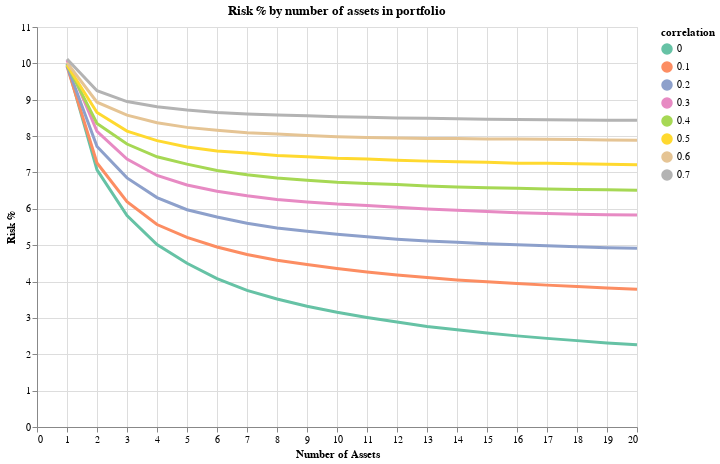

Write notebook code for a chart like this one.
### Markdown cell above
Let's see how diversification benefits a portfolio with assets that have a risk level of 10%.

### Code cell
plot_risk_level(simulated_data, 10)

### Figure 1 — Vega-Lite specification as saved in the notebook (floating-point values rounded to 4 significant figures; data arrays with more than 128 entries replaced by an {"elided": "..."} marker saying what was removed)
{"$schema": "https://vega.github.io/schema/vega-lite/v2.6.0.json", "config": {"view": {"height": 300, "width": 400}}, "datasets": {"data-2f15fd50ef2e85955f53bc0140176aeb": {"elided": "160 records"}}, "layer": [{"data": {"name": "data-2f15fd50ef2e85955f53bc0140176aeb"}, "encoding": {"color": {"field": "correlation", "scale": {"scheme": "set2"}, "type": "nominal"}, "opacity": {"value": 0}, "x": {"axis": {"title": "Number of Assets"}, "field": "num_assets", "type": "quantitative"}, "y": {"axis": {"title": "Risk %"}, "field": "risk", "type": "quantitative"}}, "height": 400, "mark": "circle", "selection": {"selector001": {"empty": "all", "fields": ["correlation"], "nearest": true, "on": "mouseover", "resolve": "global", "type": "single"}}, "title": "Risk % by number of assets in portfolio", "width": 600}, {"data": {"name": "data-2f15fd50ef2e85955f53bc0140176aeb"}, "encoding": {"color": {"field": "correlation", "scale": {"scheme": "set2"}, "type": "nominal"}, "size": {"condition": {"selection": {"not": "selector001"}, "value": 1}, "value": 3}, "tooltip": [{"field": "correlation", "type": "quantitative"}], "x": {"axis": {"title": "Number of Assets"}, "field": "num_assets", "type": "quantitative"}, "y": {"axis": {"title": "Risk %"}, "field": "risk", "type": "quantitative"}}, "mark": "line"}]}
